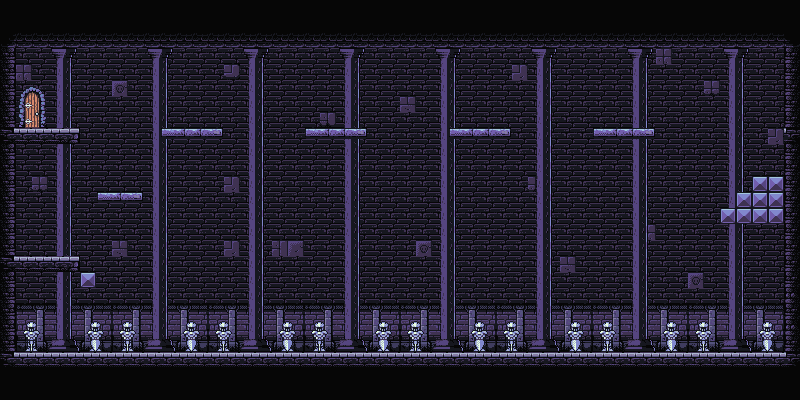

Rendered tile map (Tiled .tmx) drawn with the repository's tilesets; below, a short description and the map source with its tile grids summarised:
An orthogonal 50x25 tile map with 16x16 px tiles, 3 tile layers (background, decors, main_structure) and 18 objects (12x floor, 4x wall, boss).

<map version="1.10" tiledversion="1.11.0" orientation="orthogonal" renderorder="right-down" width="50" height="25" tilewidth="16" tileheight="16" infinite="0" nextlayerid="6" nextobjectid="112">
 <tileset firstgid="1" source="dungeon_tileset.tsx" />
 <layer id="1" name="background" width="50" height="25">
  <data>[1250 cells, 1100 non-empty, 21 distinct tile ids]</data>
 </layer>
 <layer id="2" name="decors" width="50" height="25">
  <data>[1250 cells, 374 non-empty, 20 distinct tile ids]</data>
 </layer>
 <layer id="3" name="main_structure" width="50" height="25">
  <data>[1250 cells, 275 non-empty, 16 distinct tile ids]</data>
 </layer>
 <objectgroup id="4" name="colliders">
  <object id="93" name="floor" x="1.11421" y="352.948" width="800" height="16" />
  <object id="94" name="wall" x="1.11421" y="48.9481" width="16" height="304" />
  <object id="95" name="wall" x="785.114" y="48.9481" width="16" height="304" />
  <object id="96" name="wall" x="17.1142" y="32.9481" width="768" height="16" />
  <object id="97" name="floor" x="17.1142" y="128.948" width="64" height="16" />
  <object id="98" name="floor" x="17.1142" y="256.948" width="64" height="16" />
  <object id="99" name="floor" x="97.1142" y="192.948" width="48" height="16" />
  <object id="100" name="floor" x="161.114" y="128.948" width="64" height="16" />
  <object id="101" name="floor" x="305.114" y="128.948" width="64" height="16" />
  <object id="102" name="floor" x="449.114" y="128.948" width="64" height="16" />
  <object id="103" name="floor" x="593.114" y="128.948" width="64" height="16" />
  <object id="104" name="floor" x="721.114" y="208.948" width="16" height="16" />
  <object id="105" name="wall" x="737.114" y="208.948" width="48" height="16" />
  <object id="106" name="floor" x="753.114" y="176.948" width="32" height="16" />
  <object id="107" name="floor" x="737.114" y="192.948" width="16" height="16" />
  <object id="108" name="floor" x="80" y="272" width="16" height="16" />
 </objectgroup>
 <objectgroup id="5" name="spawn" offsetx="-116.959" offsety="22.437">
  <object id="110" name="boss" x="376.179" y="163.265" width="15.2763" height="15.2763" />
  <object id="111" x="348.968" y="-122.21" />
 </objectgroup>
</map>
